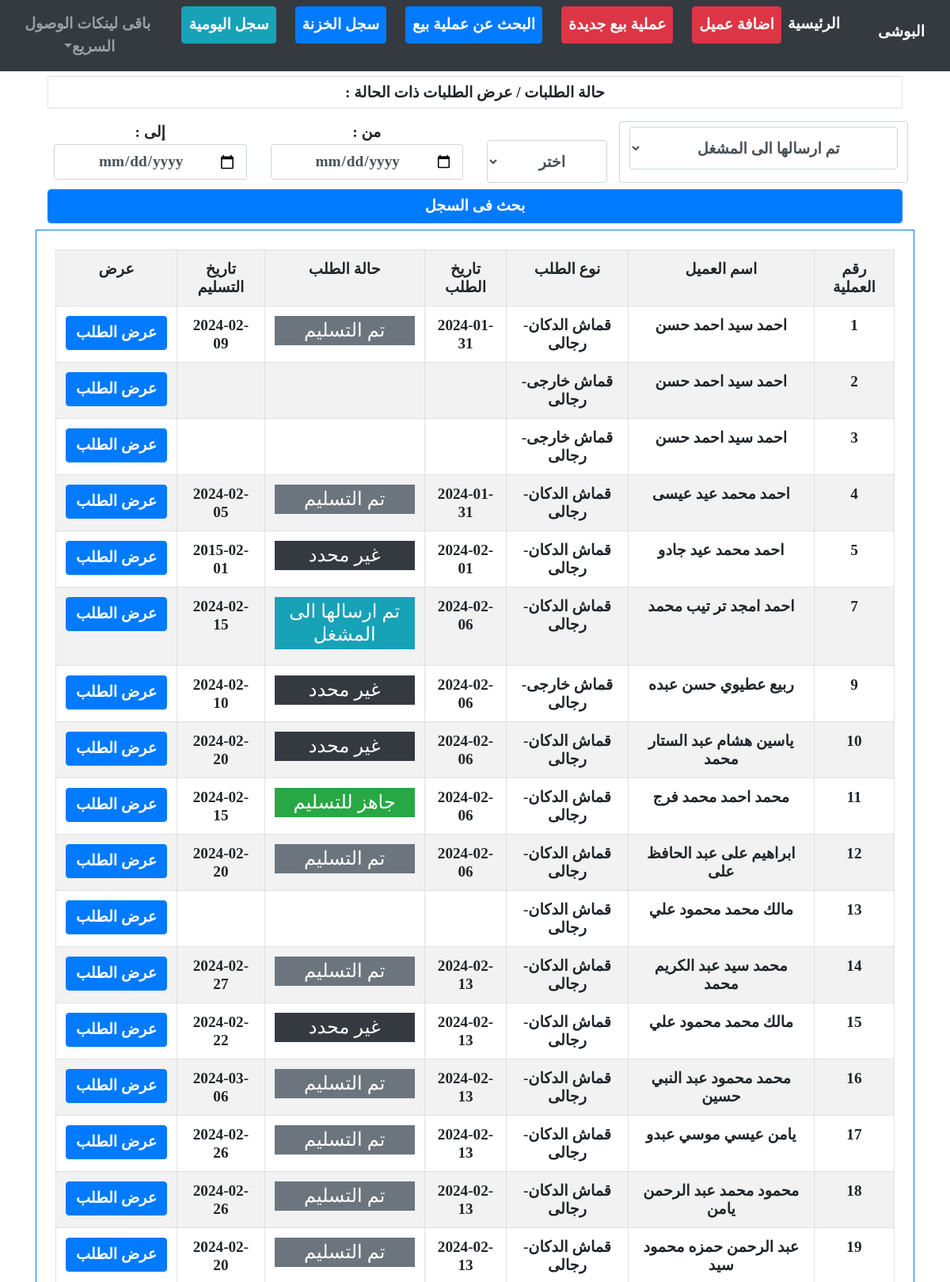
The page /order/listorderStatus/ (upper part) on the database its author committed.
### order/models.py (models this page shows, shortened)
class MasterInvoice( TimeStampMixin,models.Model):
    counter = models.PositiveIntegerField(default=1, editable=False)
    invoiceType = [
        ('قماش الدكان-رجالى', 'قماش الدكان-رجالى'),
        ('قماش الدكان-حريمى', 'قماش الدكان-حريمى'),
        ('قماش خارجى-رجالى', 'قماش خارجى-رجالى'),
        ('قماش خارجى-حريمى', 'قماش خارجى-حريمى'),
        ('بيع قماش', 'بيع قماش'),
    ]
    clientMI    = models.ForeignKey(Client, related_name='master_invoices', on_delete=models.CASCADE, verbose_name="العميل")
    invoiceType = models.CharField(max_length=35, choices=invoiceType, null=True, blank=True, verbose_name="نوع الطلب", default="قماش الدكان-رجالى")
    confirmed   = models.BooleanField(default=False)

class basicInvoiceInfo(TimeStampMixin,models.Model):
    orderStatue = [
        ('unknwon','غير محدد'),
        ('sent','تم ارسالها الى المشغل'),
        ('done','جاهز للتسليم'),
        ('delivered','تم التسليم'),
        ('returned','مرتجع'),
        ('doneAgain','تسليم بعد المرتجع')
    ]
    masterInvoice   = models.ForeignKey(MasterInvoice, on_delete=models.CASCADE, verbose_name="الفاتورة")
    total           = models.IntegerField(null=True, blank=True, verbose_name="المبلغ الإجمالى")
    paid            = models.IntegerField(null=True, blank=True, verbose_name="المبلغ المدفوع")
    remain          = models.IntegerField(null=True, blank=True, verbose_name="المبلغ المتبقى")
    receve_date     = models.DateField(blank=True, null=True)
    statue          = models.CharField(max_length=35, choices=orderStatue, null=True, blank=True, verbose_name="حالة الطلب", default="unknwon")

### client/models.py (models this page shows, shortened)
class TimeStampMixin(models.Model):
    created_at      = models.DateTimeField(auto_now_add=True,null=True)
    updated_at      = models.DateTimeField(auto_now=True,null=True)
    is_deleted      = models.BooleanField(default=False)

class Client(TimeStampMixin, models.Model):
    GENDER_CHOICES = [
        ('male', 'رجالى'),
        ('female', 'حريمى'),
    ]
    FName       = models.CharField(max_length=15, null=True, blank=True, verbose_name="الاسم الاول") # الاسم الاول
    SName       = models.CharField(max_length=15, null=True, blank=True, verbose_name="الاسم الثانى") # الاسم الثانى
    TName       = models.CharField(max_length=15, null=True, blank=True, verbose_name="الاسم الثالث") # الاسم الثالث
    LName       = models.CharField(max_length=15, null=True, blank=True, verbose_name="الاسم الرابع") # الاسم الرابع
    name        = models.CharField(max_length=60, null=True, blank=True, db_index=True,verbose_name="الاسم بالكامل") # الاسم بالكامل
    kindMale    = models.CharField(max_length=10, choices=GENDER_CHOICES, null=True, blank=True, verbose_name="نوع العميل", default="male" )
    book        = models.CharField(max_length=50, null=True, blank=True, verbose_name="اسم الدفتر")
    page        = models.IntegerField(null=True, blank=True, verbose_name="صفحة رقم")
    phone       = models.CharField(max_length=50, null=True, blank=True, db_index=True, verbose_name="رقم التليفون")
    address     = models.CharField(max_length=50, null=True, blank=True, verbose_name="العنوان")

class TimeStampMixin(models.Model):
    created_at      = models.DateTimeField(auto_now_add=True,null=True)
    updated_at      = models.DateTimeField(auto_now=True,null=True)
    is_deleted      = models.BooleanField(default=False)

### order/views.py (the view, shortened to what this page needs)
# urls.py: path('listorderStatus/', orderStatusListView.as_view(), name="orderStatus")
class orderStatusListView(ListView):
    model = MasterInvoice
    template_name = 'order/orders_statue_List.html'
    context_object_name = 'masterInvoices'
    ordering = '-created_at'
    def get_queryset(self):
        order_status = self.request.GET.get('order_status')
        search_by    = self.request.GET.get('search_by')
        if search_by == "receve" and order_status:
            from_date = self.request.GET.get('from')
            to_date = self.request.GET.get('to')
            if from_date and to_date:
                from_date_aware = make_aware(datetime.strptime(from_date, "%Y-%m-%d"))
                to_date_aware = make_aware(datetime.strptime(to_date, "%Y-%m-%d"))
                return MasterInvoice.objects.filter(basicinvoiceinfo__statue=order_status, basicinvoiceinfo__receve_date__gte=from_date_aware, basicinvoiceinfo__receve_date__lte=to_date_aware)
        elif order_status:
            return MasterInvoice.objects.filter(basicinvoiceinfo__statue=order_status)
        else:
            return MasterInvoice.objects.all()

### order/templates/order/orders_statue_List.html (shortened to what this page needs)
{% extends "homee/index.html" %}
{% load crispy_forms_tags %}
{% block content %}
<div class="container-fluid text-center" style="margin-top:2rem">
    <h1 class="h3 border p-2">حالة الطلبات
        / عرض الطلبات ذات الحالة :
    </h1>
    <form method="GET" action="./" name="order_status_select">
        <div class="row p-2">
            <div class="form-control col-4">
                <select class="form-control" name="order_status">
                    <option value="sent">تم ارسالها الى المشغل</option>
                </select>
            </div>
            <div class="col-2">
                <select class="form-control mt-4" name="search_by">
                    <option value="0" selected>اختر</option>
                </select>
            </div>
            <div class="col-3">
                من :
                <input type="date" class="w-100 form-control" name="from">
            </div>
            <div class="col-3">
                إلى :
                <input type="date" class="w-100 form-control" name="to">
            </div>
        </div>
        <input class="form-control btn btn-primary mb-2" type="submit" value="بحث فى السجل">
    </form>
    <div class="row " style="">
        <div class="col-12 m-auto border border-primary p-4">
            <table class="table text-center table-striped table-hover table-bordered  h3" id="" style="">
                <tr>
                    <th>رقم العملية</th>
                    <th>اسم العميل</th>
                    <th>نوع الطلب</th>
                    <th>تاريخ الطلب</th>
                    <th>حالة الطلب</th>
                    <th>تاريخ التسليم</th>
                    <th>عرض</th>
                </tr>
                {% for masterInvoice in  masterInvoices%}
                <tr>
                    <td>{{masterInvoice.counter}}</td>
                    <td>{{masterInvoice.clientMI.name}}</td>
                    <td>{{masterInvoice.invoiceType}}</td>
                    <td>
                        {% for basicInvoiceInfo in masterInvoice.basicinvoiceinfo_set.all %}
                          {{ basicInvoiceInfo.created_at|date:'Y-m-d'}}</span>
                        {% endfor %}
                    </td>
                    <td id="reload-container">
                        {% for basicInvoiceInfo in masterInvoice.basicinvoiceinfo_set.all %}
                            {% if basicInvoiceInfo.get_statue_display == "غير محدد" %}
                                <p class="bg-dark text-white p-1 h4 w-100">غير محدد</p>
                            {% elif basicInvoiceInfo.get_statue_display == "تم ارسالها الى المشغل" %}
                                <p class="bg-info text-white p-1 h4 w-100">تم ارسالها الى المشغل</p>
                            {% elif basicInvoiceInfo.get_statue_display == "جاهز للتسليم" %}
                                <p class="bg-success text-white p-1 h4 w-100">جاهز للتسليم</p>
                            {% elif basicInvoiceInfo.get_statue_display == "تم التسليم" %}
                                <p class="bg-secondary text-white p-1 h4 w-100 done_pay_statue">تم التسليم</p>
                            {% elif basicInvoiceInfo.get_statue_display == "تسليم بعد المرتجع" %}
                            <p class="bg-warning text-white p-1 h4 w-100 done_pay_statue">تسليم بعد المرتجع</p>
                                {% elif basicInvoiceInfo.get_statue_display == "مرتجع" %}
                            <p class="bg-danger text-white p-2 h4 w-100" style="font-size: 2rem; font-weight: 900;">مرتجع</p>
                            {% endif %}
                        {% endfor %}
                    </td>
                    <td>
                        {% for basicInvoiceInfo in masterInvoice.basicinvoiceinfo_set.all %}
                            {{ basicInvoiceInfo.receve_date|date:'Y-m-d'}}</span>
                        {% endfor %}
                    </td>
                    <td>
                        <a class="btn btn-primary text-white" href="{% url 'order:listOrderDetails'  masterInvoice.id%}">عرض الطلب</a>
                    </td>
                </tr>
                {% endfor %}
            </table>
        </div>
    </div>
</div>
{% endblock %}

### home/static/homee/css/style.css (style rules this page uses)
body, .h3, h1.h1, .btn:not(:disabled):not(.disabled), label, select, input { text-align: center!important; font-size: 1.2rem!important; font-weight: 900!important; font-family: none!important; }
select.form-control:not([size]):not([multiple]) { height:calc(3.25rem + 2px) }

### rows shown on the page
MasterInvoice: counter "1", clientMI.name "احمد سيد احمد حسن", invoiceType "قماش الدكان-رجالى"
basicInvoiceInfo: created_at "2024-01-31", statue "تم التسليم", receve_date "2024-02-09"
MasterInvoice: counter "2", clientMI.name "احمد سيد احمد حسن", invoiceType "قماش خارجى-رجالى"
MasterInvoice: counter "3", clientMI.name "احمد سيد احمد حسن", invoiceType "قماش خارجى-رجالى"
MasterInvoice: counter "4", clientMI.name "احمد محمد عيد عيسى", invoiceType "قماش الدكان-رجالى"
basicInvoiceInfo: created_at "2024-01-31", statue "تم التسليم", receve_date "2024-02-05"
MasterInvoice: counter "5", clientMI.name "احمد محمد عيد جادو", invoiceType "قماش الدكان-رجالى"
basicInvoiceInfo: created_at "2024-02-01", statue "غير محدد", receve_date "2015-02-01"
MasterInvoice: counter "7", clientMI.name "احمد امجد تر تيب محمد", invoiceType "قماش الدكان-رجالى"
basicInvoiceInfo: created_at "2024-02-06", statue "تم ارسالها الى المشغل", receve_date "2024-02-15"
MasterInvoice: counter "9", clientMI.name "ربيع عطيوي حسن عبده", invoiceType "قماش خارجى-رجالى"
basicInvoiceInfo: created_at "2024-02-06", statue "غير محدد", receve_date "2024-02-10"
MasterInvoice: counter "10", clientMI.name "ياسين هشام عبد الستار محمد", invoiceType "قماش الدكان-رجالى"
basicInvoiceInfo: created_at "2024-02-06", statue "غير محدد", receve_date "2024-02-20"
MasterInvoice: counter "11", clientMI.name "محمد احمد محمد فرج", invoiceType "قماش الدكان-رجالى"
basicInvoiceInfo: created_at "2024-02-06", statue "جاهز للتسليم", receve_date "2024-02-15"
MasterInvoice: counter "12", clientMI.name "ابراهيم على عبد الحافظ على", invoiceType "قماش الدكان-رجالى"
basicInvoiceInfo: created_at "2024-02-06", statue "تم التسليم", receve_date "2024-02-20"
MasterInvoice: counter "13", clientMI.name "مالك محمد محمود علي", invoiceType "قماش الدكان-رجالى"
MasterInvoice: counter "14", clientMI.name "محمد سيد عبد الكريم محمد", invoiceType "قماش الدكان-رجالى"
basicInvoiceInfo: created_at "2024-02-13", statue "تم التسليم", receve_date "2024-02-27"
MasterInvoice: counter "15", clientMI.name "مالك محمد محمود علي", invoiceType "قماش الدكان-رجالى"
basicInvoiceInfo: created_at "2024-02-13", statue "غير محدد", receve_date "2024-02-22"
MasterInvoice: counter "16", clientMI.name "محمد محمود عبد النبي حسين", invoiceType "قماش الدكان-رجالى"
basicInvoiceInfo: created_at "2024-02-13", statue "تم التسليم", receve_date "2024-03-06"
MasterInvoice: counter "17", clientMI.name "يامن عيسي موسي عبدو", invoiceType "قماش الدكان-رجالى"
basicInvoiceInfo: created_at "2024-02-13", statue "تم التسليم", receve_date "2024-02-26"
MasterInvoice: counter "18", clientMI.name "محمود محمد عبد الرحمن يامن", invoiceType "قماش الدكان-رجالى"
basicInvoiceInfo: created_at "2024-02-13", statue "تم التسليم", receve_date "2024-02-26"
MasterInvoice: counter "19", clientMI.name "عبد الرحمن حمزه محمود سيد", invoiceType "قماش الدكان-رجالى"
basicInvoiceInfo: created_at "2024-02-13", statue "تم التسليم", receve_date "2024-02-20"
